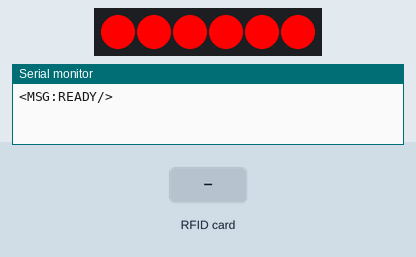
A sketch run on a simulated Arduino Uno, built with avr-gcc and run on an emulated ATmega328P. Shown: 6 RGB LEDs in strip order, left to right, the last lines printed to the serial monitor. The test bench sets the inputs (shaded band). Dim RGB values are drawn brighter than linear.

Above: at 1.2 s.
1.3 s: RFID card 5E 7A 19 C4 held to the reader
At 2.2 s:
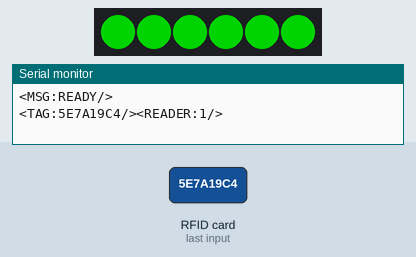
Timing chart, 0 to 31.5 s (numbered marks = the images above; inputs shaded):
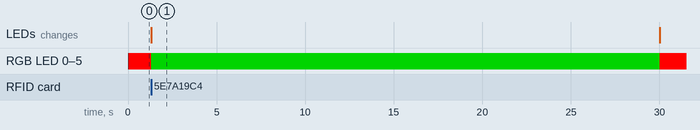

Measured:
- after the input at 1.3 s, RGB LED 0–5: RGB(255, 0, 0) → RGB(0, 128, 0) at once, → RGB(255, 0, 0) 28.7 s later; the LEDs: change at once (image 1)

The sketch:

lecteur-rfid.ino
```cpp
// (licence header left out)
#include <SPI.h>
#include <MFRC522.h>
#include <FastLED.h>

#define BRIGHTNESS 255
#define NUM_LEDS 6
#define DATA_PIN 3
CRGB leds[NUM_LEDS];

#define SS_PIN 10
#define RST_PIN 9

MFRC522 rfid(SS_PIN, RST_PIN); // Instance of the class

MFRC522::MIFARE_Key key;

// Init array that will store new NUID
byte nuidPICC[4];
boolean scanned = false;
long current_millis = 0;
long previous_millis = 0;

/**
   Helper routine to dump a byte array as hex values to Serial.
*/
void printHex(byte *buffer, byte bufferSize) {
  for (byte i = 0; i < bufferSize; i++) {
    Serial.print(buffer[i] < 0x10 ? "0" : "");
    Serial.print(buffer[i], HEX);
  }
}

void red() {
  for (int i = 0; i < NUM_LEDS; i++) {
    // Turn our current led on to white, then show the leds
    leds[i] = CRGB::Red;
  }
  FastLED.show();
}
void green() {
  for (int i = 0; i < NUM_LEDS; i++) {
    // Turn our current led on to white, then show the leds
    leds[i] = CRGB::Green;
  }
  FastLED.show();
}

void setup() {
  Serial.begin(9600);
  SPI.begin(); // Init SPI bus
  rfid.PCD_Init(); // Init MFRC522

  for (byte i = 0; i < 6; i++) {
    key.keyByte[i] = 0xFF;
  }

  //Serial.println(F("This code scan the MIFARE Classsic NUID."));
  //Serial.print(F("Using the following key:"));
  //printHex(key.keyByte, MFRC522::MF_KEY_SIZE);

  FastLED.addLeds<NEOPIXEL, DATA_PIN>(leds, NUM_LEDS);

  red(); scanned = false;
  Serial.println("<MSG:READY/>");
}

long currentMillis = 0;
long previousMillis = 0;

void loop() {

  currentMillis = millis();
  if ( currentMillis - previousMillis > 30000) {
    if (scanned) {
      red();
      scanned = false;
      previousMillis = currentMillis;
    }
  }

  // Reset the loop if no new card present on the sensor/reader. This saves the entire process when idle.
  if ( ! rfid.PICC_IsNewCardPresent())
    return;

  // Verify if the NUID has been readed
  if ( ! rfid.PICC_ReadCardSerial())
    return;

  //Serial.print(F("PICC type: "));
  MFRC522::PICC_Type piccType = rfid.PICC_GetType(rfid.uid.sak);
  //Serial.println(rfid.PICC_GetTypeName(piccType));

  // Check is the PICC of Classic MIFARE type
  if (piccType != MFRC522::PICC_TYPE_MIFARE_MINI &&
      piccType != MFRC522::PICC_TYPE_MIFARE_1K &&
      piccType != MFRC522::PICC_TYPE_MIFARE_4K) {
    Serial.println(F("Your tag is not of type MIFARE Classic."));
    return;
  }

  // if (rfid.uid.uidByte[0] != nuidPICC[0] ||
  //     rfid.uid.uidByte[1] != nuidPICC[1] ||
  //     rfid.uid.uidByte[2] != nuidPICC[2] ||
  //     rfid.uid.uidByte[3] != nuidPICC[3] ) {
  if (!scanned) {
    //Serial.println(F("A new card has been detected."));

    // Store NUID into nuidPICC array
    for (byte i = 0; i < 4; i++) {
      nuidPICC[i] = rfid.uid.uidByte[i];
    }

    //Serial.println(F("The NUID tag is:"));
    Serial.print(F("<TAG:"));
    printHex(rfid.uid.uidByte, rfid.uid.size);
    Serial.print("/><READER:1/>");
    //Serial.print(F("In dec: "));
    //printDec(rfid.uid.uidByte, rfid.uid.size);
    Serial.println();

    green();
    scanned = true;
  }
  //else Serial.println(F("Card read previously."));

  // Halt PICC
  rfid.PICC_HaltA();

  // Stop encryption on PCD
  rfid.PCD_StopCrypto1();
}
```
